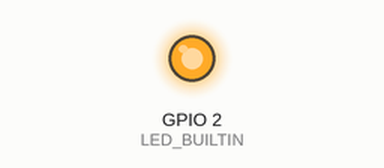
A sketch run on a simulated ESP32. Parts: output pins drawn as LEDs (lit = HIGH). What the sketch prints to the serial monitor is not drawn.

Above: at 1.0 s.
At 8.5 s:
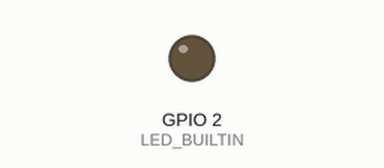
Timing chart, 0 to 19.5 s (numbered marks = the images above):
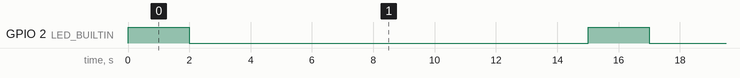

The sketch:

antena.ino
```cpp
#include <WiFi.h>

const char* ssid = "antena2";
const char* password = "0fab30a4-f0b0-4d11-a764-75c1b578c4f8";

WiFiServer server(80);

void setup() {
  Serial.begin(115200);

  pinMode(LED_BUILTIN, OUTPUT);

  Serial.print("Criando AP (Access Point)…");
  WiFi.softAP(ssid, password);

  IPAddress IP = WiFi.softAPIP();
  Serial.print("Endereco IP: ");
  Serial.println(IP);

  server.begin();
}

void loop() {
  digitalWrite(LED_BUILTIN, HIGH);
  delay(2000);
  digitalWrite(LED_BUILTIN, LOW);
  delay(13000);
}
```

Measured:
- by itself, GPIO 2 (LED_BUILTIN): alternates HIGH for 2.0 s and LOW for 13.0 s
